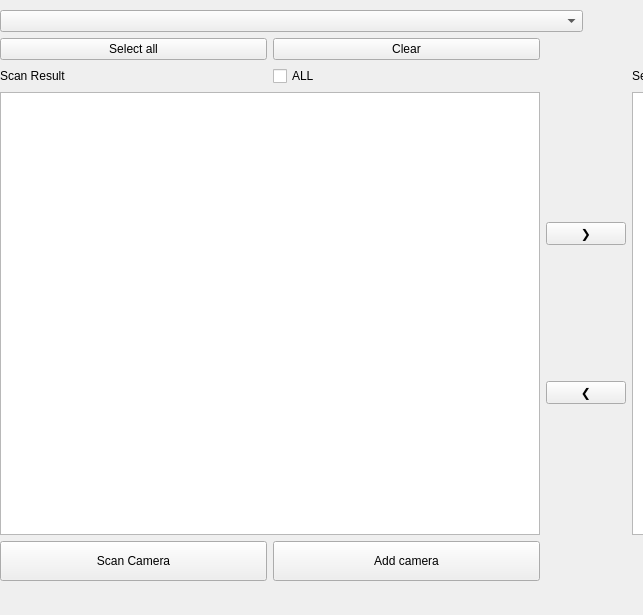
<?xml version="1.0" encoding="UTF-8"?>
<ui version="4.0">
 <class>CameraScan</class>
 <widget class="QMainWindow" name="CameraScan">
  <property name="geometry">
   <rect>
    <x>0</x>
    <y>0</y>
    <width>643</width>
    <height>615</height>
   </rect>
  </property>
  <property name="windowTitle">
   <string>CameraScan</string>
  </property>
  <widget class="QWidget" name="centralwidget">
   <widget class="QWidget" name="gridLayoutWidget">
    <property name="geometry">
     <rect>
      <x>-10</x>
      <y>0</y>
      <width>1191</width>
      <height>591</height>
     </rect>
    </property>
    <layout class="QGridLayout" name="MainLayout">
     <property name="leftMargin">
      <number>10</number>
     </property>
     <property name="topMargin">
      <number>10</number>
     </property>
     <property name="rightMargin">
      <number>10</number>
     </property>
     <property name="bottomMargin">
      <number>10</number>
     </property>
     <item row="5" column="0">
      <layout class="QHBoxLayout" name="horizontalLayout">
       <item>
        <widget class="QLabel" name="label_3">
         <property name="text">
          <string>Scan Result</string>
         </property>
        </widget>
       </item>
       <item>
        <widget class="QCheckBox" name="checkBox">
         <property name="text">
          <string>ALL</string>
         </property>
        </widget>
       </item>
      </layout>
     </item>
     <item row="5" column="3">
      <layout class="QHBoxLayout" name="horizontalLayout_4">
       <item>
        <widget class="QLabel" name="label_4">
         <property name="text">
          <string>Selected Camera List</string>
         </property>
        </widget>
       </item>
       <item>
        <widget class="QCheckBox" name="checkBox_2">
         <property name="text">
          <string>ALL</string>
         </property>
        </widget>
       </item>
      </layout>
     </item>
     <item row="7" column="1" colspan="2">
      <layout class="QVBoxLayout" name="verticalLayout_2">
       <item>
        <widget class="QPushButton" name="pushButton">
         <property name="text">
          <string>❯</string>
         </property>
        </widget>
       </item>
       <item>
        <widget class="QPushButton" name="pushButton_2">
         <property name="text">
          <string>❮</string>
         </property>
        </widget>
       </item>
      </layout>
     </item>
     <item row="8" column="3">
      <layout class="QHBoxLayout" name="horizontalLayout_2"/>
     </item>
     <item row="7" column="3">
      <widget class="QTableView" name="tableViewSelect">
       <property name="editTriggers">
        <set>QAbstractItemView::NoEditTriggers</set>
       </property>
       <property name="selectionBehavior">
        <enum>QAbstractItemView::SelectRows</enum>
       </property>
      </widget>
     </item>
     <item row="4" column="0">
      <layout class="QHBoxLayout" name="horizontalLayout_3">
       <item>
        <widget class="QPushButton" name="selectAllBtn">
         <property name="text">
          <string>Select all</string>
         </property>
        </widget>
       </item>
       <item>
        <widget class="QPushButton" name="clearAllBtn">
         <property name="text">
          <string>Clear</string>
         </property>
        </widget>
       </item>
      </layout>
     </item>
     <item row="3" column="0" colspan="4">
      <layout class="QHBoxLayout" name="IPWidgetLayout"/>
     </item>
     <item row="8" column="0">
      <layout class="QHBoxLayout" name="LoaderLayout" stretch="1,3">
       <item>
        <layout class="QHBoxLayout" name="horizontalLayout_8"/>
       </item>
       <item>
        <layout class="QHBoxLayout" name="horizontalLayout_7">
         <item>
          <widget class="QPushButton" name="scanCameraBtn">
           <property name="sizePolicy">
            <sizepolicy hsizetype="MinimumExpanding" vsizetype="Fixed">
             <horstretch>0</horstretch>
             <verstretch>0</verstretch>
            </sizepolicy>
           </property>
           <property name="minimumSize">
            <size>
             <width>0</width>
             <height>40</height>
            </size>
           </property>
           <property name="text">
            <string>Scan Camera</string>
           </property>
          </widget>
         </item>
         <item>
          <widget class="QPushButton" name="confirmBtn">
           <property name="sizePolicy">
            <sizepolicy hsizetype="MinimumExpanding" vsizetype="Fixed">
             <horstretch>0</horstretch>
             <verstretch>0</verstretch>
            </sizepolicy>
           </property>
           <property name="minimumSize">
            <size>
             <width>0</width>
             <height>40</height>
            </size>
           </property>
           <property name="text">
            <string>Add camera</string>
           </property>
          </widget>
         </item>
        </layout>
       </item>
      </layout>
     </item>
     <item row="7" column="0">
      <layout class="QHBoxLayout" name="horizontalLayout_6">
       <item>
        <widget class="QTableView" name="tableView">
         <property name="minimumSize">
          <size>
           <width>400</width>
           <height>0</height>
          </size>
         </property>
         <property name="autoScrollMargin">
          <number>16</number>
         </property>
         <property name="editTriggers">
          <set>QAbstractItemView::NoEditTriggers</set>
         </property>
         <property name="selectionBehavior">
          <enum>QAbstractItemView::SelectRows</enum>
         </property>
        </widget>
       </item>
      </layout>
     </item>
     <item row="0" column="0" colspan="2">
      <widget class="QComboBox" name="scanModeComboBox"/>
     </item>
    </layout>
   </widget>
  </widget>
  <widget class="QMenuBar" name="menubar">
   <property name="geometry">
    <rect>
     <x>0</x>
     <y>0</y>
     <width>643</width>
     <height>21</height>
    </rect>
   </property>
  </widget>
 </widget>
 <resources/>
 <connections/>
</ui>
